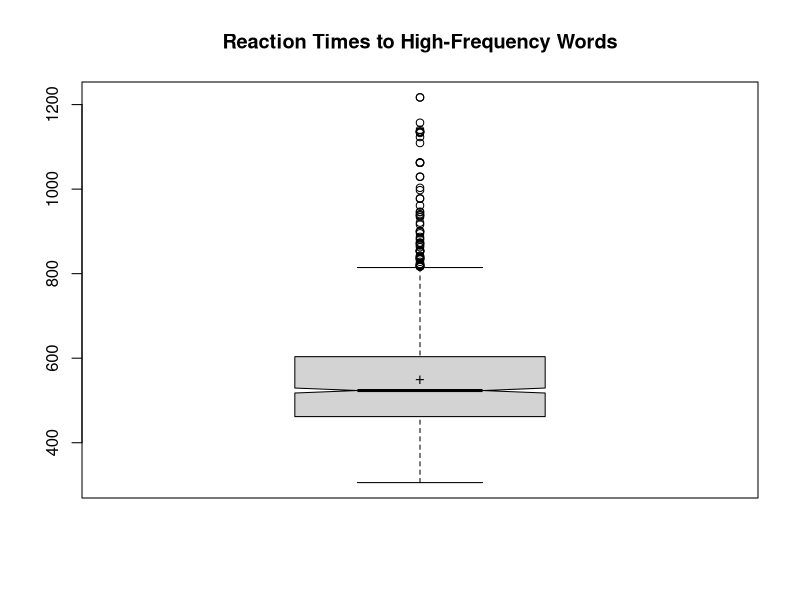
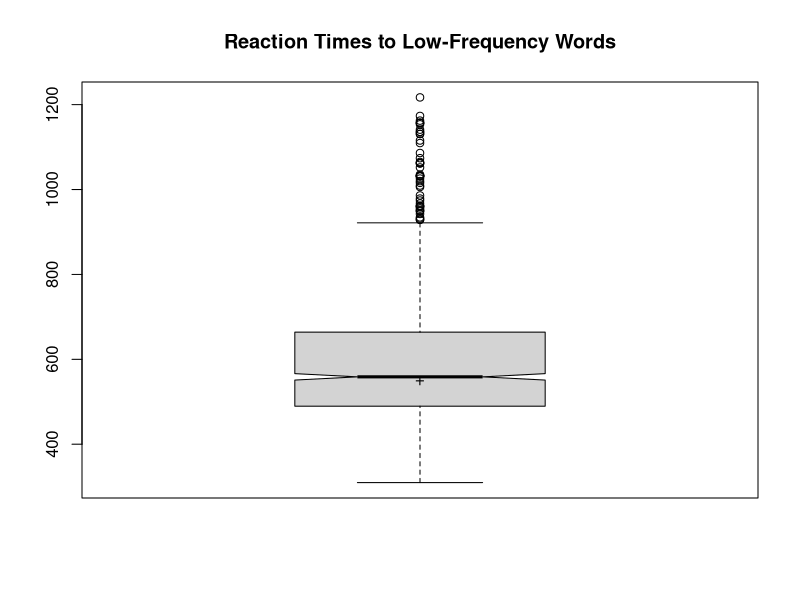

The R script that drew these images, in order:
# Problem Set 4 #

#Find the following information for the reaction times (rt) to high-frequency (HF) and low-frequency (LF) words in the 'masked priming.csv' data set. Only analyze the data for words that were correctly identified (i.e., with '0' in the error column). (A good way to do this might be to first subset the data so that only correct responses are included in the data frame. You might then create new data frames for the HF and LF words.)

# (1) Find the mean, median, range, interquartile range, standard deviation, variance, variation coefficient, standard error of the mean, and 95% confidence intervals of the mean.
# (2) Create a representative boxplot for the reaction times to HF words and another for reaction times to LF words.


mp=read.csv("masked priming.csv", header=T)
mp_cor=mp[mp$error=="0", ]
mp_cor_HF=mp_cor[mp_cor$freq=="HF",]
mp_cor_LF=mp_cor[mp_cor$freq=="LF",]

mean(mp_cor_HF$rt)
median(mp_cor_HF$rt)
range(mp_cor_HF$rt)
diff(range(mp_cor_HF$rt))
IQR(mp_cor_HF$rt)
sd(mp_cor_HF$rt)
var(mp_cor_HF$rt)
sd(mp_cor_HF$rt)/mean(mp_cor_HF$rt)
sd(mp_cor_HF$rt)/sqrt(length(mp_cor_HF$rt))
t.test(mp_cor_HF$rt, conf.level=0.95)$conf.int

boxplot(mp_cor_HF$rt, notch=T, main="Reaction Times to High-Frequency Words")
text(1, mean(mp_cor_HF$rt), "+")


mean(mp_cor_LF$rt)
median(mp_cor_LF$rt)
range(mp_cor_LF$rt)
diff(range(mp_cor_LF$rt))
IQR(mp_cor_LF$rt)
sd(mp_cor_LF$rt)
var(mp_cor_LF$rt)
sd(mp_cor_LF$rt)/mean(mp_cor_LF$rt)
t.test(mp_cor_LF$rt, conf.level=0.95)$conf.int

boxplot(mp_cor_LF$rt, notch=T, main="Reaction Times to Low-Frequency Words")
text(1, mean(mp_cor_HF$rt), "+")
